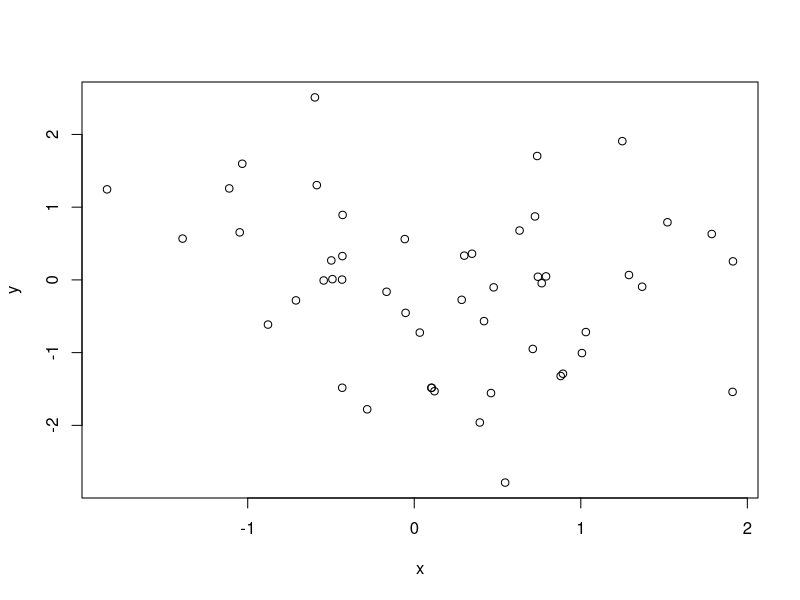
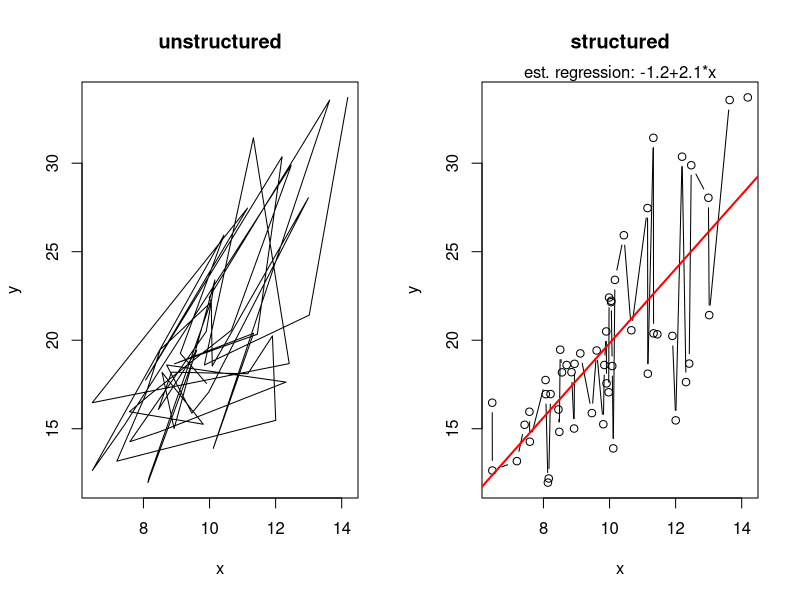
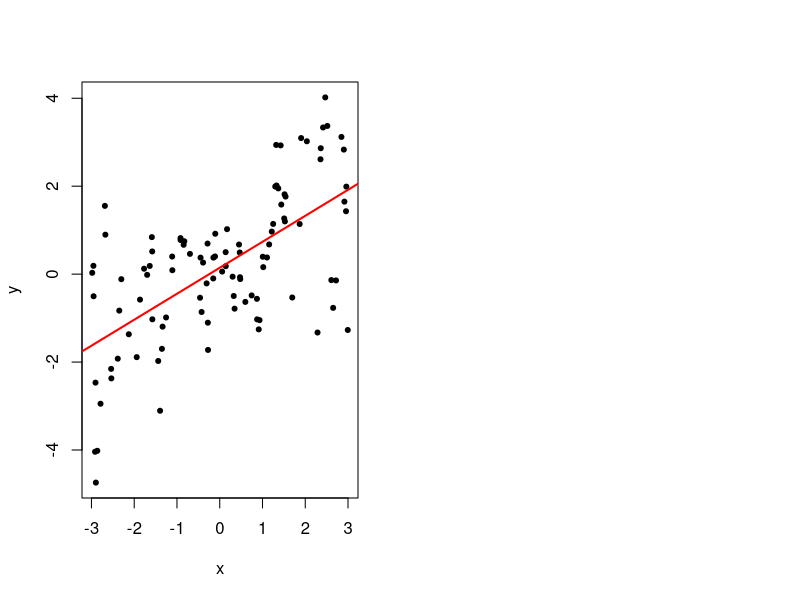
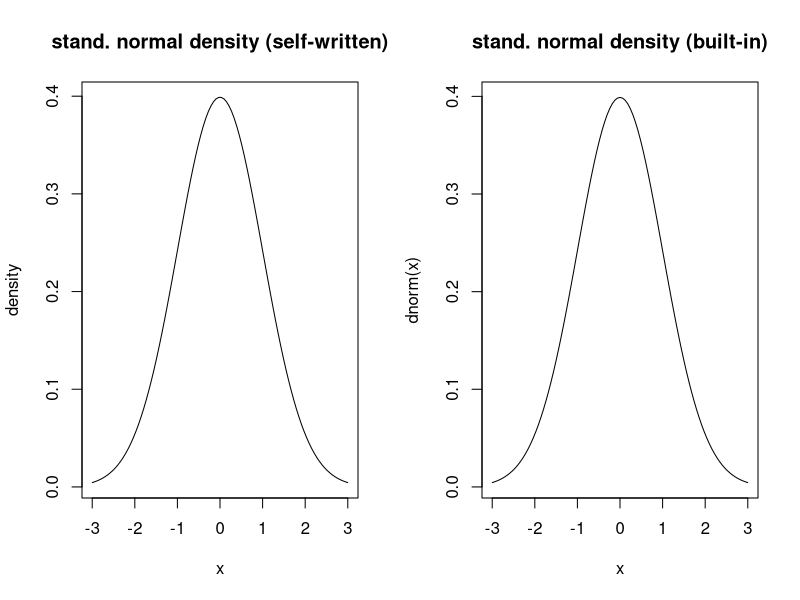
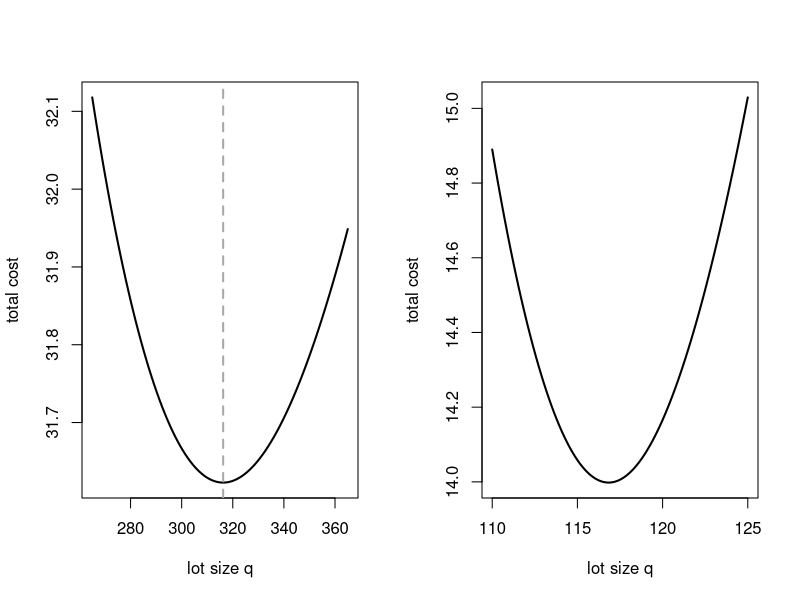
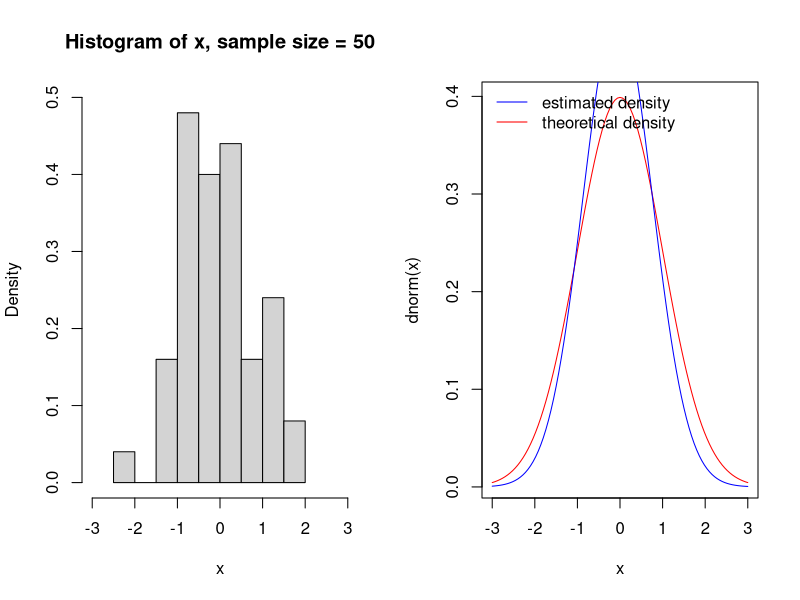
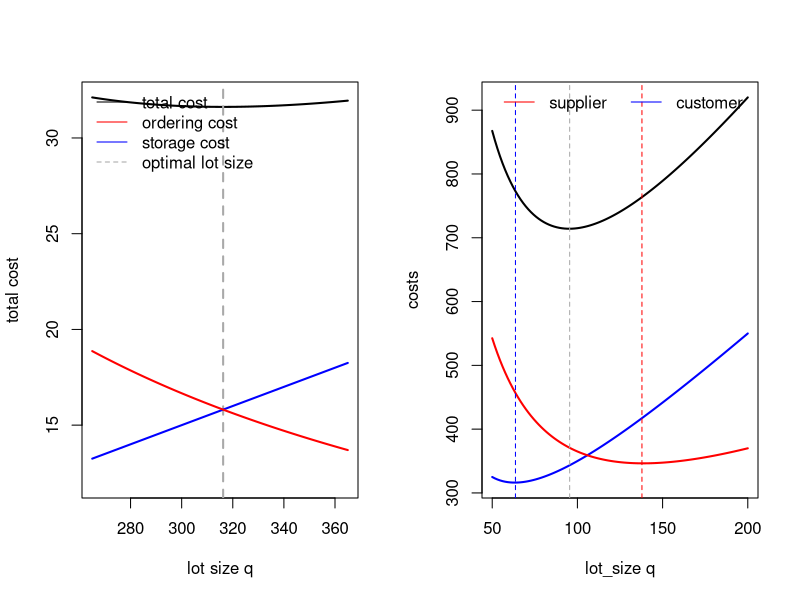
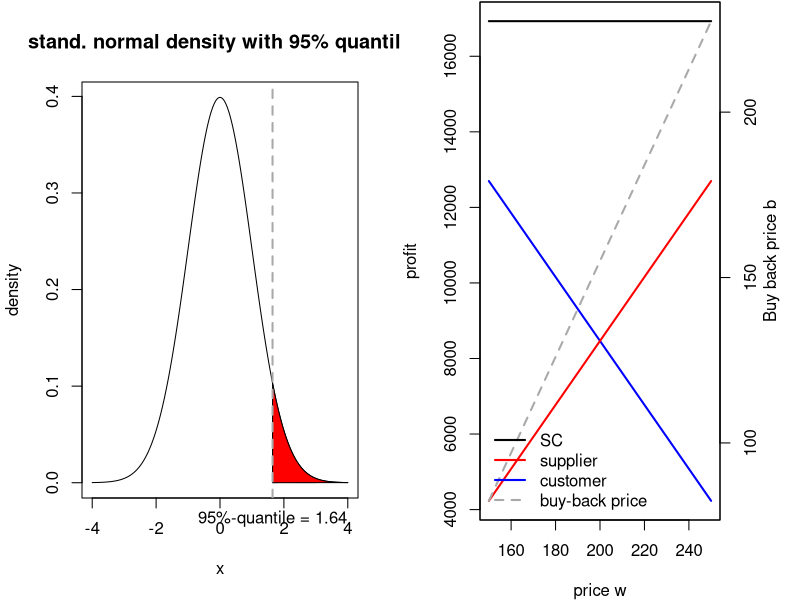

Reproduce these figures in R, in order.
## ---- chunk 1
knitr::opts_chunk$set(echo = TRUE)
## ---- chunk 2
n <- 50 #number of points to plot
x <- rnorm(n)#random density distribution function for normal distribution
y <- rnorm(n) #independent y coordinates
plot(x,y, xlab = "x", ylab="y")# xlab and ylab define axis labels
## ---- chunk 3
n <- 50 #number of points to plot
x <- rnorm(n,10,2)# mean=10 std=2 
y <- 2*x + rnorm(n,0,sqrt(x)) #linearly dependent y coordinates with heteroscedastic errors

?par
par(mfrow =c(1,2))#set up a device with 2 plots

?plot
#"p" for points,"l" for lines, "b" for both,

plot(x,y, xlab ="x",ylab = "y", type = "l", main ="unstructured" ) # one can also plot lines and a title
#order arranges indexes according to there values ascending or descending order.
#x[order(x)]
plot(x[order(x)],y[order(x)],xlab = "x",ylab = "y",type = "b", main = "structured")# as well as points and lines
?lm#fitting linear regression models
lin.reg <-lm(y~x)
abline(lin.reg,col="red",lwd=2)# and plot the regression line
mtext(text = paste("est. regression: ", round(lin.reg$coefficients[1],1), "+", round(lin.reg$coefficients[2],1), "*x", sep = ""), side = 3) # and add the formula as text
## ---- chunk 4
n<- 100 #number of points to plot
x <- runif(n,min = -3, max=3) #100 x coordinates
y <- sin(3*x^2 -4)*x + 0.5* x + rnorm(n,mean = 0,sd=sqrt(.5))
?plot
#pch is plot character 0 to 20 is black color,
#pch 24 is triangle
plot(x[order(x)], y[order(x)], xlab = "x", ylab = "y", pch=20)
lin.reg <- lm(y~x) #fit a linear regression model
abline(lin.reg,col="red",lwd=2)# ... and plot the regression line
## ---- chunk 5
man.norm <- function(x,mu=0,sigma=1)1/sqrt(2 * pi * sigma^2) * exp(-(x-mu)^2/2/sigma^2)     # density function normal distribution, self-written, default to standard normal
n <- 100
x <- seq(-3,3, length.out = n)# set plotting range (-3,3) and sample n equally spaced points
y <- man.norm(x) #calculate density at x-values
par(mfrow=c(1,2)) #set up a device with 2 plots
plot(x,y, xlab = "x", ylab = "density", type ="l", main = "stand. normal density (self-written)")  
curve(dnorm, from = -3, to= 3, main="stand. normal density (built-in)")
## ---- chunk 6
#cost function
cost_eoq_fun <- function(q, d, co, cl) {
  # returns total cost per period
  # d...demand
  # q...lot size
  # co...ordering cost
  # cl...stock holding cost
  ((1/2)*cl*q)+((d/q)*co)
}

#economic ordering quantity function
eoq_fun <- function(co, d, cl) {
  # return optimal lot size
  # d...demand
  # co...ordering cost
  # cl...stock holding cost
  sqrt((2*co*d)/cl)
}



## ---- chunk 7
q.vec<- seq(265, 365, length.out = 100) #quantity vector setting plotting range for x axis
y.vec <- cost_eoq_fun(q=q.vec,d=100, cl=.1,co= 50)#the  EOQ function


#abline adds 1 or more straight lines on the current plot
?plot.new()

#line type (lty) can be specified using either text (“blank”, “solid”, “dashed”, “dotted”, “dotdash”, “longdash”, “twodash”) or number (0, 1, 2, 3, 4, 5, 6). Note that lty = “solid” is identical to lty=1.

#lwd is line width 
plot(q.vec, y.vec, xlab = "lot size q", ylab = "total cost", type = "l",lwd=2)+ abline(v= eoq_fun(d=100, cl=.1, co=50), col="darkgrey",lwd=2,lty=2)



## ---- chunk 8
newsven_obj_fun <- function(x, cu,co,mu,sigma){
  q.prime <- (x-mu)/sigma
         (cu + co) * sigma * (dnorm(q.prime) + q.prime * pnorm(q.prime)) - cu * sigma * q.prime

}
q.vec <- seq(110, 125, length.out = 100) # x axis
cost.vec <- newsven_obj_fun(x=q.vec, mu = 100, cu=2, co= 0.5, sigma = 20) #yaxis

plot(q.vec, cost.vec, xlab ="lot size q", ylab = "total cost", type = "l", lwd = 2)

## ---- chunk 9
#plot a normal distribution
n <- 50 #sample size
x <- rnorm(n) #sample from standard normal distribution
est.mu<- mean(x) #estimate mean
est.sd <- sd(x)  #estimate standard deviation

#plot histogram with density (default plots frequencies), specify plot range explicitely
hist(x, freq = FALSE,ylim = c(0,0.5),xlim = c(-3,3),main= paste("Histogram of x, sample size =", n) )


#add theoretical density
#add=TRUE means add to already existing plot
curve(dnorm,from = -3, to = 3, col="red")

#add estimated density
{curve(1/sqrt(2 * pi * est.sd^2) * exp(-(x - est.mu)^2/2/est.sd^2), from = -3, to = 3, col = "blue", add = TRUE) 
legend("topleft" , bty="n", col=c("blue","red"), lwd =c(1,1), legend = c("estimated density", "theoretical density"))}
#topleft is position of the legend
## ---- chunk 10
q.vec <- seq(265, 365, length.out = 100)
y.vec <- cost_eoq_fun(q = q.vec , d = 100, cl = .1, co = 50)
{plot(q.vec, y.vec, xlab ="lot size q", ylab = "total cost", type = "l", lwd =2, ylim=c(12,max(y.vec)))+abline(v = eoq_fun(d = 100, cl = .1, co = 50), col="darkgrey", lwd=2, lty=2)+lines(x=q.vec, y=(1/2)*.1*q.vec, lwd=2, col="blue")+lines(x=q.vec, y=(100/q.vec)*50, lwd=2, col="red")
legend("topleft", lty = c(1,1,1,2), col = c("black","red","blue","darkgrey"), legend = c("total cost", "ordering cost", "storage cost", "optimal lot size"), bty="n" )}
## ---- chunk 11
jel_func <- function(q, c.supp.set, c.supp.sh, c.cust.set, c.cust.sh, lambda, mu){
  #costs in joint exonomic lot sizing model
  if(lambda > mu) stop("infeasible(lambda > mu)")#check feasibility
  c.cust <- lambda/q * c.cust.set + c.cust.sh * q/2
  c.supp <-  lambda/q * c.supp.set  + c.supp.sh * q/2 * lambda/mu
  c.sc <- c.supp + c.cust
  return(data.frame(cost.customer = c.cust, cost.supplier = c.supp, cost.sc = c.sc))
}

q.vec <- seq(50,200, length.out = 100)#x_axis
is.vector(q.vec)# this is a vector thats is columnwise also its an independent variable
y.df <- jel_func(q = q.vec, c.supp.set = 240, c.supp.sh = 4, c.cust.set = 100, c.cust.sh = 5, lambda = 100, mu = 160)

{plot(x=q.vec, y.df$cost.sc, xlab = "lot_size q",ylab = "costs",type = "l",lwd=2,ylim = range(y.df))+
  lines(x = q.vec, y = y.df$cost.customer, lwd = 2, col = "blue")+
  lines(x = q.vec, y = y.df$cost.supplier, lwd = 2, col = "red")+
  abline(v=q.vec[which.min(y.df$cost.customer)],col="blue",lwd=1, lty=2)+
  abline(v = q.vec[which.min(y.df$cost.supplier)], col = "red", lwd = 1, lty = 2)+
  abline(v = q.vec[which.min(y.df$cost.sc)], col = "darkgrey", lwd = 1, lty = 2)
  
legend("top", lty = c(1,1,1,2), col = c("black","red","blue","darkgrey"), legend = c("SC", "supplier", "customer", "opt. q"),bty = "n",horiz = T)}

## ---- chunk 12
#plot a normal distribution with annotation
n<- 1000 # set number of points for function plotting
x <- seq(-4, 4, length.out = n)         # set plotting range (-4,4) 
y <- dnorm(x)  # calculate density at x-values
q95 <- qnorm(0.95) #density distributed function, quantile function and random generated for normal distribution
x.sub <- x[x>q95] #subset with x > 95%-quantile
y.sub <- y[x>q95] #subset of corresponding density values
# close polygon by adding point (q95, 0)
x.sub <- c(x.sub, q95)                  
y.sub <- c(y.sub, 0)

#plot density
{plot(x, y, xlab ="x", ylab = "density", type ="l", main = "stand. normal density with 95% quantile")+polygon(x.sub, y.sub, col="red")                    # highlight 5%-area  
abline(v = q95, col ="darkgrey", lty = 2, lwd= 2)   # highlight coordinate of 95% quantile as grey, dashed line

par(xpd = TRUE)                                     # change device, allows annotations outside plot area
text(x = q95, y = -.0375, labels = paste("95%-quantile =", round(q95,2)))  # add text to axis
}
## ---- chunk 13
buy_back_func <- function(w, r, c, v, mu, sigma){
  # costs & buy-back price in buy-back model
  crit.rat.sc <- (r-c)/(r-v) # critical ratio SC
  z.sc <- qnorm(crit.rat.sc)#Density distrib func and quantile function and random generation. 
  b <- -(c-v)/(r-c)*r + (r-v)/(r-c)*w
  profit.cust<- (r-w)*mu - (r-b)*dnorm(z.sc)* sigma
  profit.supp <- (w-c)*mu - (b-v)*dnorm(z.sc)* sigma
  return(data.frame(buy.back.price = b, profit.supplier = profit.supp, profit.cust = profit.cust, profit.sc = profit.cust+profit.supp ))
}
w.vec <- seq(150, 250, length.out = 100)
y.df <-  buy_back_func(w = w.vec, c = 100, r = 300, v = 10, mu = 100, sigma = 30)

#mar = A numerical vector of the form c(bottom, left, top, right) which gives the number of lines of margin to be specified on the four sides of the plot. The default is c(5, 4, 4, 2) + 0.1.
par(mar=c(4,4,.1,4))
?ylim #coordinate system for a graphic window
?range#returns the min and max of all arguments

{plot(w.vec, y.df$profit.sc, xlab ="price w", ylab = "profit", type = "l", lwd = 2,ylim = range(c(y.df$profit.supplier,y.df$profit.cust,y.df$profit.sc)))
lines(x = w.vec, y = y.df$profit.cust, lwd = 2, col = "blue")
lines(x = w.vec, y = y.df$profit.supplier, lwd = 2, col = "red")
# second axis
#new=T where T is TRUE enables ploting graph on top of another graph
par(new=T)
# data without axis
??xaxt 
plot(w.vec, y.df$buy.back.price, xaxt = "n", yaxt = "n", ylab="", xlab = "", type = "l", lwd = 2, col = "darkgrey", lty = 2)
axis(4) # add axis 
mtext( "Buy back price b", side  = 4, line = 2)  # add label
legend("bottomleft", col = c("black","red","blue", "darkgrey"), lty=c(1,1,1,2), lwd=2, legend = c("SC", "supplier", "customer","buy-back price"), bty="n")
}

